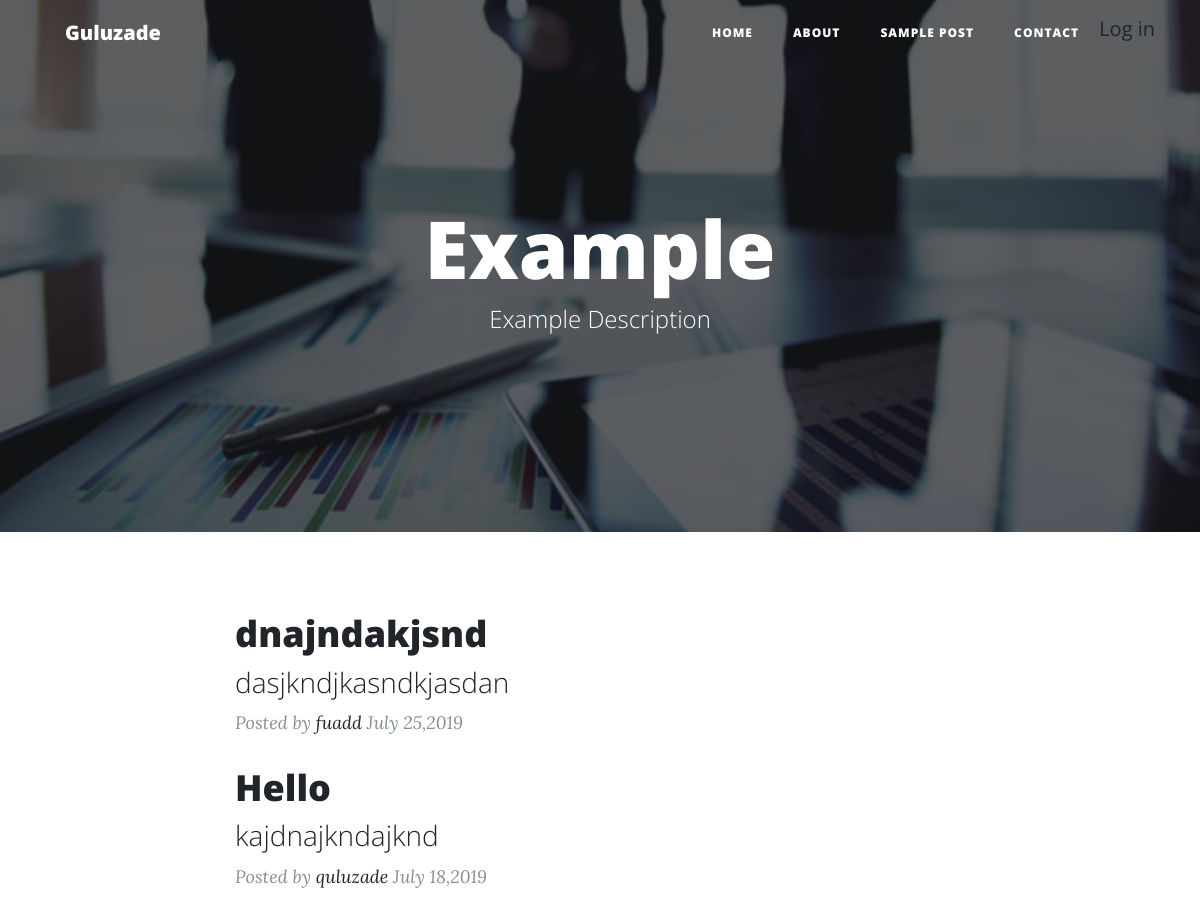
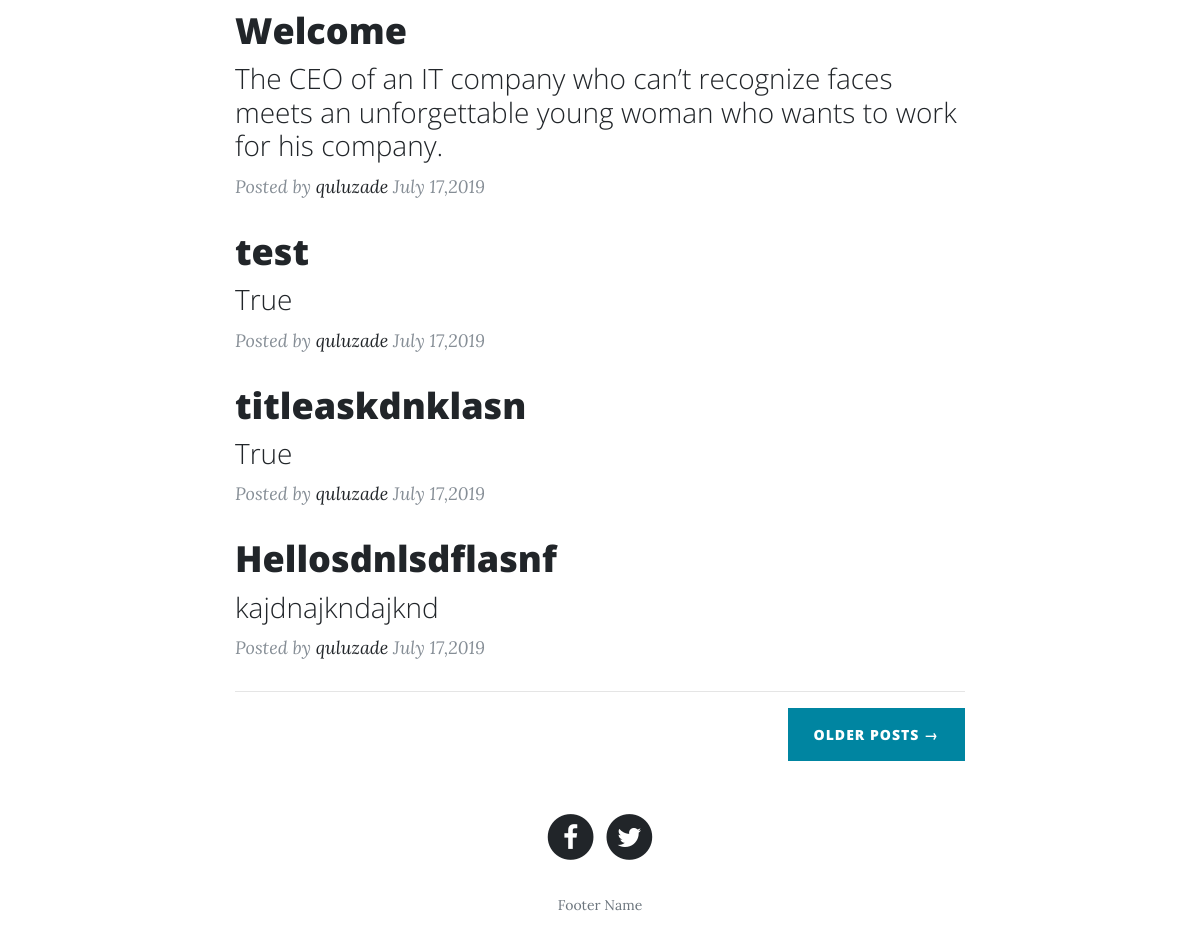
The page / on the database its author committed (2 pictures, top to bottom).
### todo_app/models.py (models this page shows, shortened)
class Main_title(models.Model):
    sitename = models.CharField(max_length=255)
    mainname = models.CharField(max_length=250)
    footername = models.CharField(max_length=250)

class Menu(models.Model):
    title = models.CharField(max_length=250)
    url = models.CharField(max_length=250, null=True, blank=True)

class Main(models.Model):
    title = models.CharField(max_length=250)
    description = models.CharField(max_length=250)
    img = models.ImageField(upload_to="photos")

class Article(models.Model):
    title = models.CharField(max_length=200)
    description=models.CharField(max_length=30)
    user = models.ForeignKey(User, on_delete=models.CASCADE)
    image=models.ImageField(upload_to="post")
    content = RichTextField()
    date=models.DateTimeField(auto_now_add=True,null=True,blank=True)
    class Meta:
        ordering=["-id"]

class icon(models.Model):
    icon = models.CharField(max_length=255)
    link = models.URLField()

### todo_app/views.py (the view)
# urls.py: 2. Add a URL to urlpatterns:  path('', views.home, name='home')
def home(request):
    context = {}
    context["title"] = Main_title.objects.last()
    context["menu"] = Menu.objects.all()
    context["main"] = Main.objects.all()
    context["txt"] = TXT.objects.all()
    context["icon"] = icon.objects.all()
    context["article"] = Article.objects.all()
    return render(request, "index.html", context)

### todo_app/templates/index.html (shortened to what this page needs)
{% extends "base.html" %}
{% block body %}
{% for main_item in main %}
<header class="masthead" id="home" style="background-image:url('{{ main_item.img.url }}')">
    <div class="overlay"></div>
    <div class="container">
        <div class="row">
            <div class="col-lg-8 col-md-10 mx-auto">
                <div class="site-heading">
                        <h1>{{ main_item.title }}</h1>
                        <span class="subheading">{{ main_item.description }}</span>
                </div>
            </div>
        </div>
    </div>
</header>
{% endfor %}
<div class="container" id="text">
    <div class="row">
        <div class="col-lg-8 col-md-10 mx-auto">
            <div class="post-preview">
                {% for text in article %}
                    <a href="{% url 'detail-view' text.id %}">
                        <h2 class="post-title">
                            {{ text.title }}
                        </h2>
                        <h3 class="post-subtitle">
                            {{ text.description|safe }}
                        </h3>
                    </a>
                    <p class="post-meta">Posted by
                        <a href="{% url 'author' text.user.id %}">{{ text.user }}</a>
                        {{ text.date|date:"F d,Y" }}</p>
                {% endfor %}
            </div>
            <hr>
            <div class="clearfix">
                <a class="btn btn-primary float-right" href="#">Older Posts &rarr;</a>
            </div>
        </div>
    </div>
</div>
{% endblock %}

### todo_app/templates/base.html (shortened to what this page needs)
<!DOCTYPE html>
<html lang="en">
{% load static %}
<head>
    <link href="{% static 'vendor/bootstrap/css/bootstrap.min.css' %}" rel="stylesheet">
    <link rel="stylesheet" href="https://maxcdn.bootstrapcdn.com/bootstrap/4.3.1/css/bootstrap.min.css">
    <link href="vendor/font-awesome/css/font-awesome.min.css" rel="stylesheet" type="text/css">
    <link href="{% static 'css/clean-blog.min.css' %}" rel="stylesheet">
    <link rel="stylesheet" href="https://cdnjs.cloudflare.com/ajax/libs/font-awesome/4.7.0/css/font-awesome.min.css">
</head>
<body>
<nav class="navbar navbar-expand-lg navbar-light fixed-top" id="mainNav">
    <div class="container">
        <a class="navbar-brand" href="{% url 'home' %}">{{ title.sitename }}</a>
        <div class="collapse navbar-collapse" id="navbarResponsive">
            <ul class="navbar-nav ml-auto">
                {% for menu_list in menu %}
                    <li class="nav-item">
                        <a class="nav-link" href="{{ menu_list.url }}">{{ menu_list.title }}</a>
                    </li>
                {% endfor %}
                {% if not request.user.is_authenticated %}
                    <a href="{% url 'login-view' %}">Log in</a>
                {% endif %}
            </ul>
        </div>
    </div>
</nav>
{% block body %}
{% endblock %}
<footer>
    <div class="container">
        <div class="row">
            <div class="col-lg-8 col-md-10 mx-auto">
                <ul class="list-inline text-center">
                    {% for i in icon %}
                        <a href="{{ i.link }}">
                              <span class="fa-stack fa-lg">
                                <i class="fa fa-circle fa-stack-2x"></i>
                                <i class="fa {{ i.icon }} fa-stack-1x fa-inverse"></i>
                              </span>
                        </a>
                    {% endfor %}
                </ul>
                <p class="copyright text-muted">{{ title.footername }}</p>
            </div>
        </div>
    </div>
</footer>
</body>
</html>

### rows shown on the page
Main_title: sitename "Guluzade", footername "Footer Name"
Menu: title "HOME"
Menu: title "ABOUT"
Menu: title "SAMPLE POST"
Menu: title "CONTACT"
Main: img (picture), title "Example", description "Example Description"
Article: title "dnajndakjsnd", description "dasjkndjkasndkjasdan", user "fuadd", date "July 25,2019"
Article: title "Hello", description "kajdnajkndajknd", user "quluzade", date "July 18,2019"
Article: title "Welcome", description "The CEO of an IT company who can’t recognize faces meets an unforgettable young woman who wants to work for his company.", user "quluzade", date "July 17,2019"
Article: title "test", description "True", user "quluzade", date "July 17,2019"
Article: title "titleaskdnklasn", description "True", user "quluzade", date "July 17,2019"
Article: title "Hellosdnlsdflasnf", description "kajdnajkndajknd", user "quluzade", date "July 17,2019"
